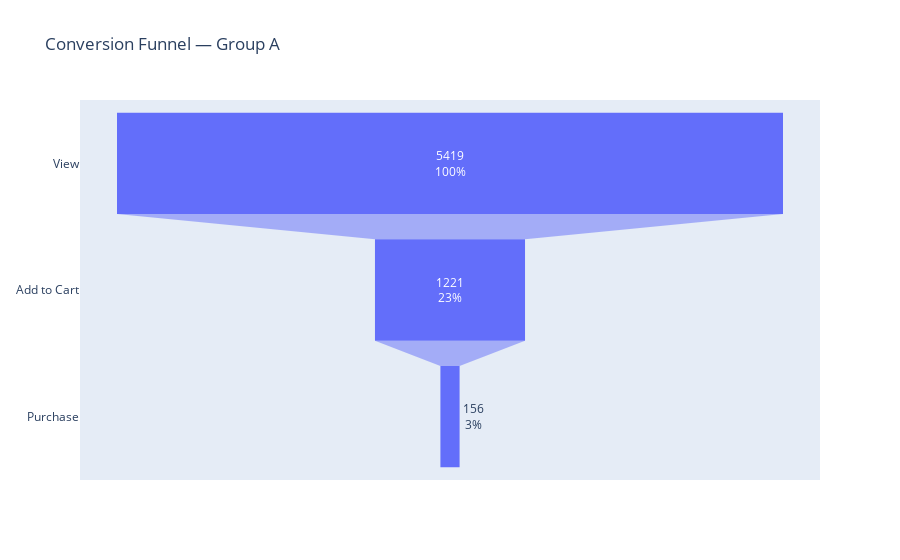
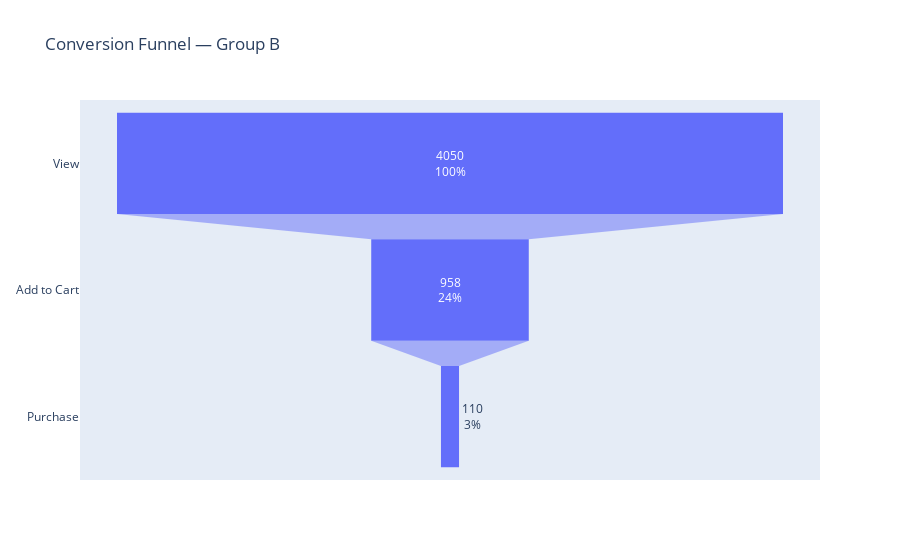

Write notebook code for charts like these, in order.
### Markdown cell above
#### 3.2.4 – Funnel visualization

### Code cell
from plotly import graph_objects as go

# Group A
fig_a = go.Figure(go.Funnel(
    y=["View", "Add to Cart", "Purchase"],
    x=[
        funnel_valid.loc['A', 'product_page'],
        funnel_valid.loc['A', 'product_cart'],
        funnel_valid.loc['A', 'purchase']
    ],
    textinfo="value+percent initial",
    name="Group A"
))
fig_a.update_layout(title="Conversion Funnel — Group A")
fig_a.show()

# Group B
fig_b = go.Figure(go.Funnel(
    y=["View", "Add to Cart", "Purchase"],
    x=[
        funnel_valid.loc['B', 'product_page'],
        funnel_valid.loc['B', 'product_cart'],
        funnel_valid.loc['B', 'purchase']
    ],
    textinfo="value+percent initial",
    name="Group B"
))
fig_b.update_layout(title="Conversion Funnel — Group B")
fig_b.show()

### Figure 1 — Plotly figure (JSON) as saved in the notebook; plotly's stock layout.template omitted (floating-point values rounded to 4 significant figures)
{"data": [{"name": "Group A", "textinfo": "value+percent initial", "type": "funnel", "x": [5419, 1221, 156], "y": ["View", "Add to Cart", "Purchase"]}], "layout": {"title": {"text": "Conversion Funnel — Group A"}}}

### Figure 2 — Plotly figure (JSON) as saved in the notebook; plotly's stock layout.template omitted (floating-point values rounded to 4 significant figures)
{"data": [{"name": "Group B", "textinfo": "value+percent initial", "type": "funnel", "x": [4050, 958, 110], "y": ["View", "Add to Cart", "Purchase"]}], "layout": {"title": {"text": "Conversion Funnel — Group B"}}}
